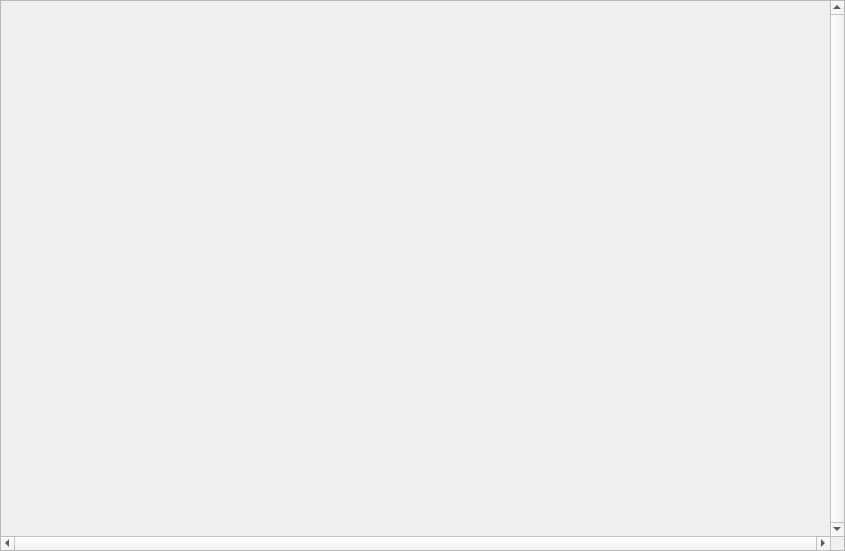
<?xml version="1.0" encoding="UTF-8"?>
<ui version="4.0">
 <class>ScrollArea</class>
 <widget class="QScrollArea" name="ScrollArea">
  <property name="geometry">
   <rect>
    <x>0</x>
    <y>0</y>
    <width>845</width>
    <height>551</height>
   </rect>
  </property>
  <property name="windowTitle">
   <string>ScrollArea</string>
  </property>
  <property name="verticalScrollBarPolicy">
   <enum>Qt::ScrollBarAlwaysOn</enum>
  </property>
  <property name="horizontalScrollBarPolicy">
   <enum>Qt::ScrollBarAlwaysOn</enum>
  </property>
  <property name="widgetResizable">
   <bool>true</bool>
  </property>
 </widget>
 <resources/>
 <connections/>
</ui>
